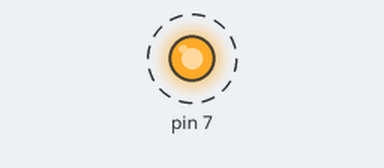
Recording of a program running on a simulated Raspberry Pi (header pin numbers). Shown: output pins drawn as LEDs (lit = HIGH). Dashed ring = blinking.

Above: at 0.5 s.
Timing chart, 0 to 4.6 s (numbered marks = the images above):
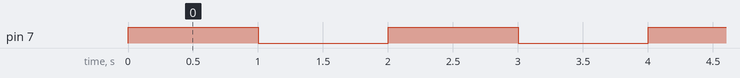

Measured:
- by itself, pin 7: alternates HIGH for 1.0 s and LOW for 1.0 s

The program:

led.py
```python
import RPi.GPIO as GPIO
import time

GPIO.setwarnings(False)
GPIO.setmode(GPIO.BOARD) ## Use board pin numbering
GPIO.setup(7, GPIO.OUT) ## Setup GPIO Pin 7 to OUT

state = True

# endless loop
while True:
 GPIO.output(7,True)## Turn on GPIO pin 7
 time.sleep(1) ## 1 second
 GPIO.output(7,False)## Turn off GPIO pin 7
 time.sleep(1)## 1 second


import RPi.GPIO as GPIO ## Import GPIO library

GPIO.setwarnings(False)
GPIO.setmode(GPIO.BOARD) ## Use board pin numbering
GPIO.setup(7, GPIO.OUT) ## Setup GPIO Pin 7 to OUT
GPIO.output(7,True) ## Turn on GPIO pin 7
```
